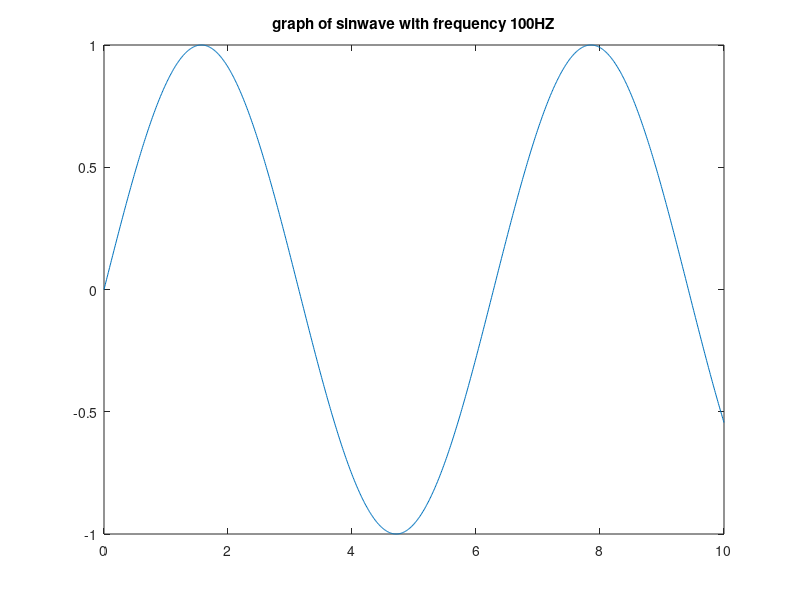

Source code (MATLAB):
% Please improve this plot. Thank you.
x = 0:0.01:10;
y = sin(x);
plot(x,y);
title('graph of sinwave with frequency 100HZ');